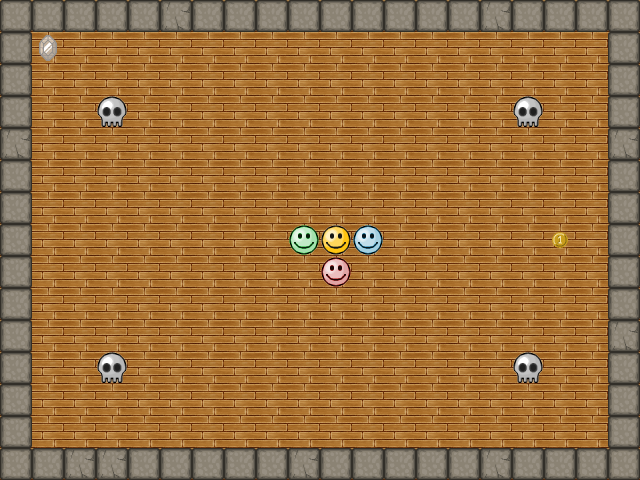

Tiled map render using the project's own tile images. Description and the map definition, with tile-layer contents summarised, below:
An orthogonal 20x15 tile map with 32x32 px tiles, 2 tile layers (background, map), 2 tilesets.

<map version="1.0" orientation="orthogonal" renderorder="right-down" width="20" height="15" tilewidth="32" tileheight="32" nextobjectid="1">
 <properties>
  <property name="type" value="classic" />
 </properties>
 <tileset firstgid="1" name="Sprite" tilewidth="32" tileheight="32" tilecount="64" columns="8">
  <image source="../../tileset/sprite.png" width="256" height="256" />
  <tile id="2" probability="2" />
  <tile id="3" probability="0.25" />
 </tileset>
 <tileset firstgid="65" name="Background" tilewidth="32" tileheight="32" tilecount="64" columns="8">
  <image source="../../tileset/background.png" width="256" height="256" />
 </tileset>
 <layer name="background" width="20" height="15">
  <data>[300 cells, 300 non-empty, 1 distinct tile ids]</data>
 </layer>
 <layer name="map" width="20" height="15">
  <data>[300 cells, 76 non-empty, 9 distinct tile ids]</data>
 </layer>
</map>
